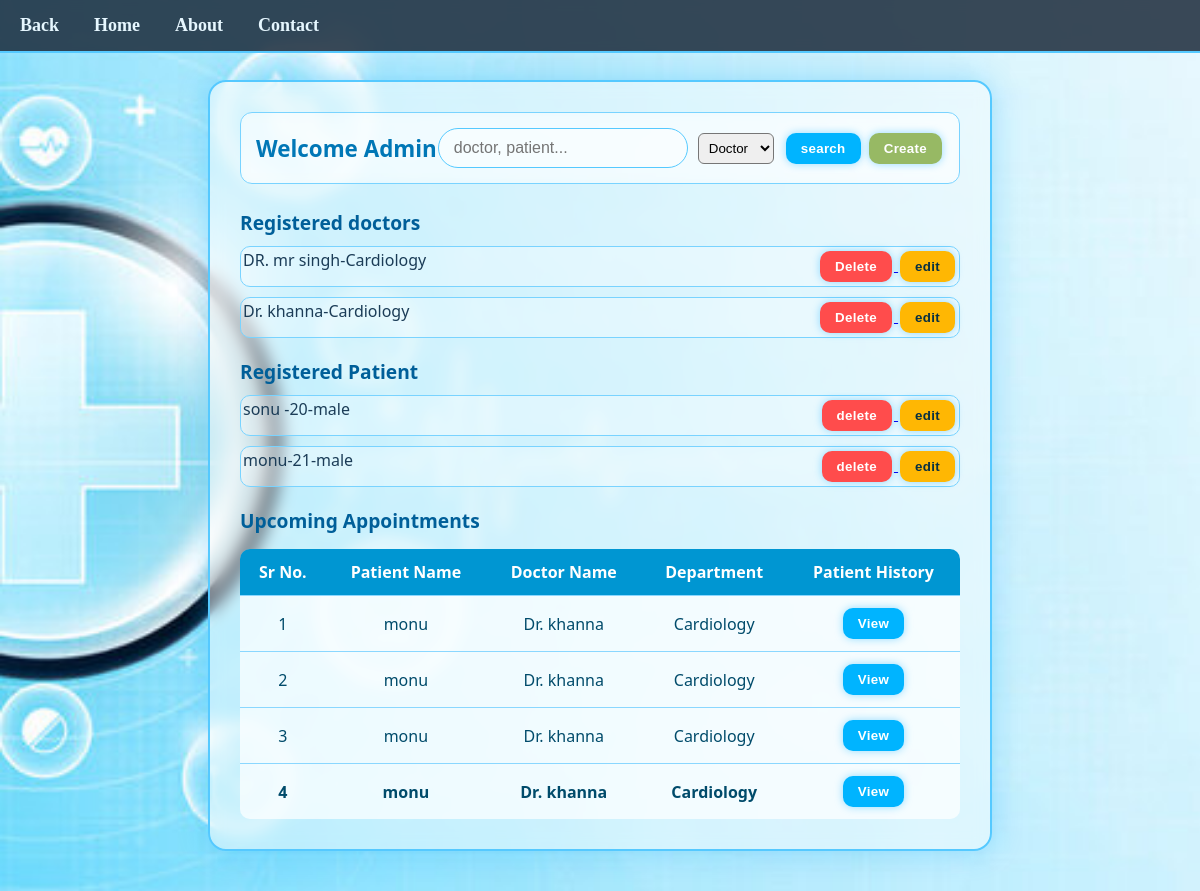
The page /admin on the database its author committed.
### tables this page shows
CREATE TABLE doctors (
            id INTEGER PRIMARY KEY AUTOINCREMENT,
            user_id INTEGER NOT NULL,
            fullname TEXT NOT NULL,
            specialization TEXT NOT NULL,
            department TEXT NOT NULL,
            experience INTEGER,
            FOREIGN KEY (user_id) REFERENCES users(id) ON DELETE CASCADE
        );

CREATE TABLE patients (
            id INTEGER PRIMARY KEY AUTOINCREMENT,
            user_id INTEGER NOT NULL,
            fullname TEXT NOT NULL,
            age INTEGER,
            gender TEXT,
            contact TEXT,
            blood_group TEXT,
            height INTEGER,
            weight INTEGER,
            FOREIGN KEY (user_id) REFERENCES users(id) ON DELETE CASCADE
            );

CREATE TABLE appointments (
            id INTEGER PRIMARY KEY AUTOINCREMENT,
            patient_id INTEGER NOT NULL,
            doctor_id INTEGER NOT NULL,
            department TEXT NOT NULL,
            date TEXT NOT NULL,
            time TEXT NOT NULL,
            status TEXT CHECK(status IN ('booked', 'cancelled', 'completed')) DEFAULT
            'booked',
            FOREIGN KEY (patient_id) REFERENCES patients(id) ON DELETE CASCADE,
            FOREIGN KEY (doctor_id) REFERENCES doctors(id) ON DELETE CASCADE
            );

CREATE TABLE users (
                id INTEGER PRIMARY KEY AUTOINCREMENT,
                fullname TEXT NOT NULL,
                username TEXT UNIQUE NOT NULL,
                password TEXT NOT NULL,
                role TEXT CHECK(role IN ('admin', 'doctor', 'patient')) NOT NULL);

### app.py (the view, shortened to what this page needs)
@app.route("/admin")
def admin():
    try:
        category = request.args.get("category")
        q = request.args.get("q", "")
        conn = module.host_get_db()
        curr = conn.cursor()
        curr.execute("""
            SELECT
                a.id,
                u1.fullname AS patient,
                u2.fullname AS doctor,
                d.department AS department,
                a.date,
                a.time,
                p.id AS patient_id
            FROM appointments a
            JOIN patients p       ON a.patient_id = p.id
            JOIN users u1         ON p.user_id = u1.id
            JOIN doctors d        ON a.doctor_id = d.id
            JOIN users u2         ON d.user_id = u2.id
            WHERE a.date >= date('now')
        """)
        appointments = curr.fetchall()
        if not q:
            doctors = module.get_all_doctors()
            patients = module.get_all_patients()
            curr.close()
            return render_template(
                "admin.html",
                doctors=doctors,
                patients=patients,
                appointments=appointments
            )
    except Exception as e:
        print("Error in /admin route:", e)
        return "Something went wrong", 500

### module.py (called while the page is built)
def host_get_db():
    conn = sqlite3.connect('hospital.db')
    conn.row_factory=sqlite3.Row
    conn.execute("PRAGMA foreign_keys = ON")  # enforce FK constraints
    return conn

def get_all_doctors():
    conn = None
    curr = None
    try:
        conn = host_get_db()
        curr = conn.cursor()
        query = "SELECT id, fullname, department FROM doctors"
        curr.execute(query)
        return curr.fetchall()
    except Exception as e:
        print("DB ERROR in get_all_doctors():", e)
        return []
    finally:
        if curr: curr.close()
        if conn: conn.close()

def get_all_patients():
    conn = None
    curr = None
    try:
        conn = host_get_db()
        curr = conn.cursor()
        query = "SELECT id,fullname, age, gender FROM patients"
        curr.execute(query)
        return curr.fetchall()
    except Exception as e:
        print("DB ERROR in get_all_patients():", e)
        return []
    finally:
        if curr: curr.close()
        if conn: conn.close()

### templates/admin.html (shortened to what this page needs)
<!DOCTYPE html>
<html lang="en">
  <head>
    <link
      rel="stylesheet"
      href="{{ url_for('static', filename='admin.css') }}"
    />
  </head>
  <body>
    <nav class="navbar">
      <ul class="nav-links">
          <li><a href="{{url_for("login")}}">Back </a></li>
          <li><a href="{{url_for("login")}}">Home </a></li>
          <li><a href="/about">About</a></li>
          <li><a href="/contact">Contact</a></li>
      </ul>
    </nav>
    <div class="admin_main">
      <div class="admin_block">
        <div class="top-bar">
          <span class="welcome">Welcome Admin</span>
          <form class="search-box"   method="GET" action="/admin">
            <input type="search" name="q" placeholder="doctor, patient..." />
            <select name="category" style="padding: 6px; border-radius: 6px;">
              <option value="doctor">Doctor</option>
            </select>
            <div>
              <button type="submit">search</button>
              <a href="{{ url_for('add_doct') }}">
                <button id="create" type="button">Create</button>
              </a>
            </div>
          </form>
        </div>
        <div id="wel1">Registered doctors</div>
        {% for d in doctors %}
        <div class="doctor">
          <div class="doctor-name">
            {{d.fullname}}-{{d.department}}
          </div>
          <div>
            <a href="{{ url_for('delete_doctor', id=d[0]) }}">
              <button id="delete">Delete</button>
            </a>
            <a href="{{url_for("edit_doct", id=d[0])}}">
              <button id="edit">edit</button>
            </a>
          </div>
        </div>
        {% endfor %}
        <div id="wel1">Registered Patient</div>
        {% for p in patients %}
        <div class="doctor">
          <div class="doctor-name">
            {{p.fullname}}-{{p.age}}-{{p.gender}}
          </div>
          <div>
            <a href="{{ url_for('delete_patient', id=p[0]) }}">
              <button id="delete">delete</button>
            </a>
            <a href="{{url_for("edit_pati", id=p[0])}}">
              <button id="edit">edit</button>
            </a>
          </div>
        </div>
        {% endfor %}
        <div id="wel1">Upcoming Appointments</div>
        <table>
          <thead>
            <tr>
              <th>Sr No.</th>
              <th>Patient Name</th>
              <th>Doctor Name</th>
              <th>Department</th>
              <th>Patient History</th>
            </tr>
          </thead>
          <tbody>
            {% for a in appointments %}
            <tr>
              <td>{{ loop.index }}</td>
              <td>{{ a.patient }}</td>
              <td>{{ a.doctor }}</td>
              <td>{{ a.department }}</td>
              <td>
                <a href="/admin/patient_history/{{ a.patient_id }}">
                  <button class="view-btn">View</button>
                </a>
              </td>
            </tr>
            {% endfor %}
          </tbody>
        </table>
      </div>
    </div>
  </body>
</html>

### static/admin.css (style rules this page uses)
* { margin: 0; padding: 0; box-sizing: border-box; }
.navbar { width: 100%; background: rgba(26, 42, 58, 0.85); padding: 15px 20px; position: fixed; top: 0; left: 0; z-index: 999; border-bottom: 2px solid #55c9ff; backdrop-filter: blur(6px); }
.nav-links { list-style: none; display: flex; gap: 35px; }
.nav-links li a { color: #e6f7ff; text-decoration: none; font-size: 18px; font-weight: 600; transition: 0.3s; }
.admin_main { padding-top: 100px; }
.admin_main { min-height: 100vh; background: url(image3.jpg) no-repeat center center fixed; background-size: cover; display: flex; justify-content: center; align-items: flex-start; padding: 40px; font-family: 'Segoe UI', Tahoma, sans-serif; color: #1b3c57; }
.admin_block { width: 70%; background: rgba(255, 255, 255, 0.45); border: 2px solid #55c9ff; border-radius: 18px; padding: 30px; margin: 40px 0 0 0; backdrop-filter: blur(8px); box-shadow: 0 0 30px rgba(0, 170, 255, 0.3); animation: fadeIn 0.8s ease-out; }
.top-bar { background: rgba(255, 255, 255, 0.35); border: 1px solid #79d3ff; padding: 15px; border-radius: 12px; margin-bottom: 25px; display: flex; justify-content: space-between; align-items: center; backdrop-filter: blur(5px); }
.welcome { font-weight: bold; font-size: 1.4em; color: #0077b6; }
.search-box { display: flex; gap: 10px; align-items: center; }
.search-box input { padding: 10px 15px; border-radius: 20px; border: 1px solid #55c9ff; outline: none; width: 250px; background: rgba(255, 255, 255, 0.4); color: #003d5b; font-size: 1em; transition: 0.3s; }
button { padding: 8px 15px; border-radius: 10px; margin: 2px; border: none; cursor: pointer; font-weight: bold; letter-spacing: 0.3px; transition: 0.3s; background: #00b4ff; color: white; box-shadow: 0 0 8px rgba(0, 170, 255, 0.4); }
#create { background-color: rgb(151, 185, 100); }
#delete { background: #ff4c4c; }
#edit { background: #ffb703; color: #083042; }
#wel1 { margin-top: 20px; font-weight: bold; color: #005f99; font-size: 1.2em; }
.doctor { background: rgba(255, 255, 255, 0.28); border: 1px solid #79d3ff; border-radius: 10px; padding: 2px; margin-top: 10px; display: flex; justify-content: space-between; }
table { width: 100%; border-collapse: collapse; margin-top: 15px; background: rgba(255, 255, 255, 0.35); border-radius: 10px; overflow: hidden; }
th { background: #0096d2; color: white; padding: 12px; font-size: 1em; }
td { border-top: 1px solid #8ad7ff; padding: 10px; background: rgba(255, 255, 255, 0.55); color: #004b6b; text-align: center; }
td button { background: #00b4ff; color: white; }
tr:last-child td { font-weight: bold; }

### rows shown on the page
doctors: fullname "DR. mr singh", department "Cardiology"
doctors: fullname "Dr. khanna", department "Cardiology"
patients: fullname "sonu", age "20", gender "male"
patients: fullname "monu", age "21", gender "male"
appointments: patient "monu", doctor "Dr. khanna", department "Cardiology"
appointments: patient "monu", doctor "Dr. khanna", department "Cardiology"
appointments: patient "monu", doctor "Dr. khanna", department "Cardiology"
appointments: patient "monu", doctor "Dr. khanna", department "Cardiology"
